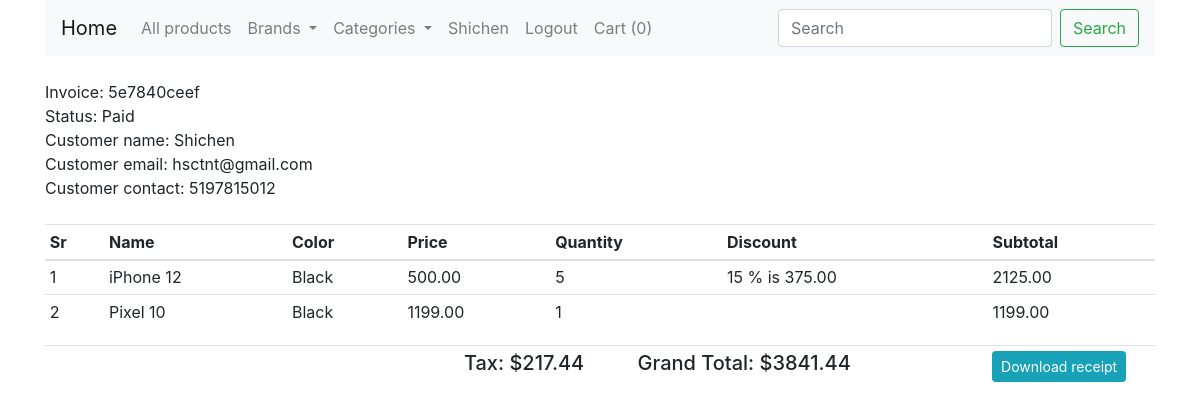
Page /orders/5e7840ceef (signed in) on the committed database.
### shop/customers/model.py (models this page shows, shortened)
class Customer(db.Model, UserMixin):
    id = db.Column(db.Integer, primary_key=True)
    name = db.Column(db.String(50), unique=False)
    username = db.Column(db.String(50), unique=True)
    email = db.Column(db.String(50), unique=True)
    password = db.Column(db.String(50), unique=False)
    country = db.Column(db.String(50), unique=False)
    state = db.Column(db.String(50), unique=False)
    city = db.Column(db.String(50), unique=False)
    contact = db.Column(db.String(50), unique=False)
    address = db.Column(db.String(50), unique=False)
    zipcode = db.Column(db.String(50), unique=False)
    profile = db.Column(db.String(200), unique=False, default='profile.jpg')
    date_created = db.Column(
        db.DateTime, nullable=False, default=datetime.utcnow)

class CustomerOrder(db.Model):
    id = db.Column(db.Integer, primary_key=True)
    invoice = db.Column(db.String(20), unique=True, nullable=False)
    status = db.Column(db.String(20), default='Pending', nullable=False)
    customer_id = db.Column(db.Integer, unique=False, nullable=False)
    date_create = db.Column(
        db.DateTime, default=datetime.utcnow, nullable=False)
    purchased_items = db.Column(JsonEncodedDict)

### shop/customers/routes.py (the view)
@app.route('/orders/<invoice>')
@login_required
def order_status(invoice):
    if current_user.is_authenticated:
        grandTotal = 0
        subTotal = 0
        customer_id = current_user.id
        customer = Customer.query.filter_by(id=customer_id).first()
        order = CustomerOrder.query.filter_by(
            invoice=invoice).first()
        for _key, product in order.purchased_items.items():
            discount = (product['discount']/100) * float(product['price'])
            subTotal += float(product['price']) * int(product['quantity'])
            subTotal -= discount
        tax = float("%.2f" % (0.06 * float(subTotal)))
        grandTotal = str("%.2f" % float(subTotal + tax))
        return render_template(
            'customer/order.html',
            invoice=invoice,
            tax=tax,
            subTotal=subTotal,
            grandTotal=grandTotal,
            customer=customer,
            order=order
        )
    else:
        return redirect(url_for('customer_login'))

### shop/customers/model.py (called while the page is built)
@login_manager.user_loader
def user_loader(user_id):
    return Customer.query.get(user_id)

    def process_result_value(self, value, dialect):
        if value is None:
            return {}
        else:
            return json.loads(value)

### shop/templates/customer/order.html (shortened to what this page needs)
{% extends "layout.html" %}
{% block content %}
{% include 'navbar.html' %}
<div class="container mt-4">
    <div class="row">
        <div class="col-md-12">
            Invoice: {{order.invoice}}
            <br>
            Status: {{order.status}}
            <br>
            Customer name: {{customer.name}}
            <br>
            Customer email: {{customer.email}}
            <br>
            Customer contact: {{customer.contact}}
            <br>
            <br>
            <table class="table table-sm">
                <thead>
                    <th>Sr</th>
                    <th>Name</th>
                    <th>Color</th>
                    <th>Price</th>
                    <th>Quantity</th>
                    <th>Discount</th>
                    <th>Subtotal</th>
                </thead>
                <tbody>
                    {% for key, product in order.purchased_items.items() %}
                    {% set discount = "%0.2f" | format((product.discount/100) * product.price|float *
                    product.quantity|int) %}
                    <tr>
                        <td>{{loop.index}}</td>
                        <td>{{product.name}}</td>
                        <form action="{{url_for('update_cart', code=key)}}" method="post">
                            <td>{{product.color|capitalize}}</td>
                            <td>{{product.price}}</td>
                            <td>
                                {{product.quantity}}
                            </td>
                            {% if product.discount > 0 %}
                            <td>{{product.discount}} % is {{discount}}</td>
                            {% else %}
                            <td></td>
                            {% endif %}
                            {% set subtotal = product.quantity|int * product.price|float %}
                            <td>{{"%0.2f"|format((subtotal|float)-discount|float)}}</td>
                        </form>
                    </tr>
                    {% endfor %}
                </tbody>
            </table>
            <table class="table table-sm">
                <tbody>
                    <tr>
                        <td></td>
                        <td>
                        </td>
                        <td width="35%"></td>
                        <td colspan="3">
                            <h5>Tax: ${{tax}}</h5>
                        </td>
                        <td colspan="3">
                            <h5>Grand Total: ${{grandTotal}}</h5>
                        </td>
                        <td>
                            {% if order.status == 'Paid' %}
                            <form action="{{url_for('generate_invoice_pdf', invoice=order.invoice)}}" method="POST">
                                <button type="submit" class="mr-4 btn btn-sm btn-info float-right">
                                    Download receipt
                                </button>
                            </form>
                            {% endif %}
                        </td>
                    </tr>
                </tbody>
            </table>
        </div>
    </div>
</div>
{% endblock content %}

### shop/templates/navbar.html (shortened to what this page needs)
<div class="container">
    <nav class="navbar navbar-expand-lg navbar-light bg-light">
        <a class="navbar-brand" href="/">Home</a>
        <div class="collapse navbar-collapse" id="navbarSupportedContent">
            <ul class="navbar-nav mr-auto">
                <li class="nav-item">
                    <a class="nav-link" href="/">All products</a>
                </li>
                <li class="nav-item dropdown">
                    <a class="nav-link dropdown-toggle" href="#" id="navbarDropdown" role="button"
                        data-toggle="dropdown" aria-haspopup="true" aria-expanded="false">
                        Brands
                    </a>
                </li>
                <li class="nav-item dropdown">
                    <a class="nav-link dropdown-toggle" href="#" id="navbarDropdown" role="button"
                        data-toggle="dropdown" aria-haspopup="true" aria-expanded="false">
                        Categories
                    </a>
                </li>
                {% if current_user.is_authenticated %}
                <li class="nav-item">
                    <a href="#" class="nav-link">
                        {{current_user.name}}
                    </a>
                </li>
                <li class="nav-item">
                    <a href="{{url_for('customer_logout')}}" class="nav-link">
                        Logout
                    </a>
                </li>
                {% endif %}
                <li class="nav-item">
                    <a class="nav-link" href="{{url_for('get_cart')}}">Cart
                        ({{session['Shoppingcart']|length}})</a>
                </li>
            </ul>
            <form class="form-inline my-2 my-lg-0">
                <input class="form-control mr-sm-2" type="search" placeholder="Search" aria-label="Search">
                <button class="btn btn-outline-success my-2 my-sm-0" type="submit">Search</button>
            </form>
        </div>
    </nav>
</div>

### rows in the picture
Customer: name "Shichen", email "hsctnt@gmail.com", contact "5197815012"
CustomerOrder: invoice "5e7840ceef", status "Paid"

### other values in the picture
{{ session['Shoppingcart']|length }} "0"
{{ product.name }} "iPhone 12" "Pixel 10"
{{ product.color|capitalize }} "Black" "Black"
{{ product.price }} "500.00" "1199.00"
{{ product.quantity }} "5" "1"
{{ product.discount }} "15"
{{ discount }} "375.00"
{{ "%0.2f"|format((subtotal|float)-discount|float) }} "2125.00" "1199.00"
{{ tax }} "217.44"
{{ grandTotal }} "3841.44"
